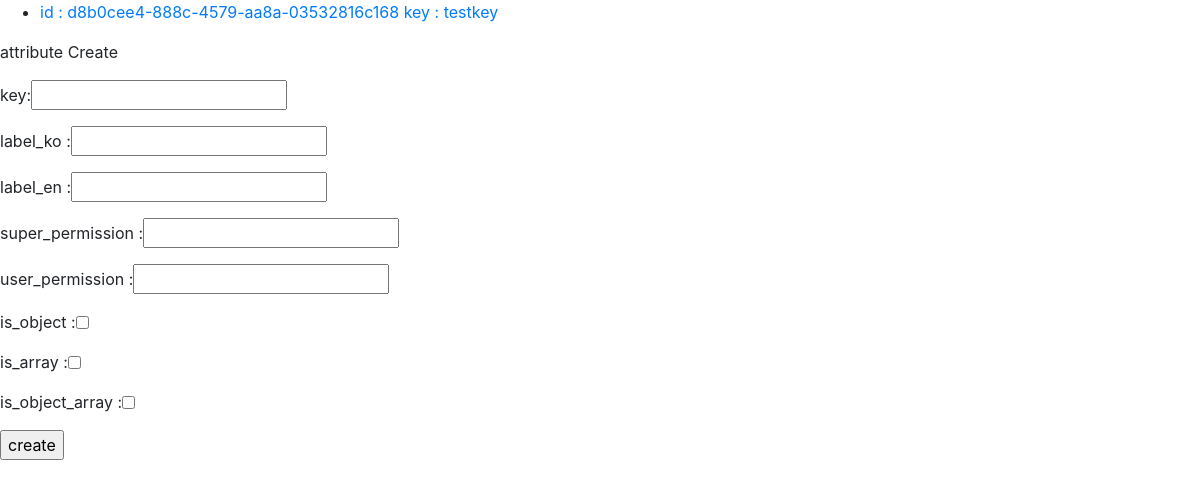
Before: /api/v1/attribute/ with the older database file.
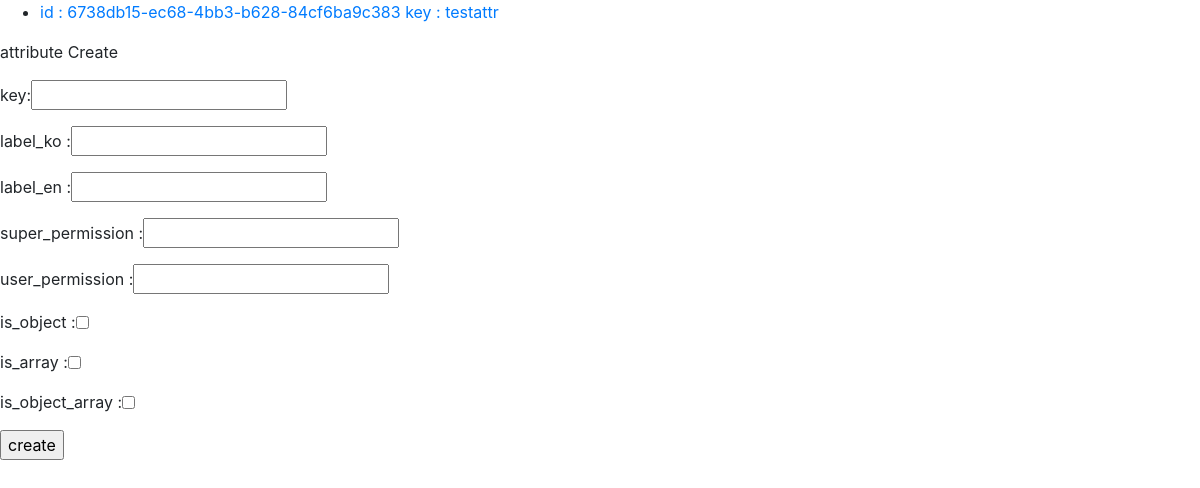
After: the same page with the newer database file.
### attribute/models.py (models this page shows)
class Attribute(models.Model):
    id = models.CharField(max_length=36, primary_key=True, default=uuid.uuid4())
    key = models.CharField(max_length=50)
    label_ko = models.CharField(max_length=50)
    label_en = models.CharField(max_length=50)
    super_permission = models.IntegerField()
    user_permission = models.IntegerField()
    is_object = models.BooleanField()
    is_array = models.BooleanField()
    is_object_array = models.BooleanField()
    created_at = models.DateTimeField(auto_now_add=True)
    updated_at = models.DateTimeField(auto_now=True)

### attribute/views.py (the view, shortened to what this page needs)
# urls.py: path('', views.attributeList),
@csrf_exempt
def attributeList(request):
    if request.method == 'GET':
        attribute_list = Attribute.objects.all()
        context = {'list': attribute_list, 'category': 'attribute'}
        return render(request, 'list2.html', context)

### templates/list2.html
{% load static %}
<link rel="stylesheet" type="text/css" href="{% static 'bootstrap.min.css' %}">
{% if list %}
  <ul>
  {% for item in list %}
  <li><a href="{{ item.id }}/">id : {{ item.id }} key : {{ item.key }}</a></li>
  {% endfor %}
  </ul>
{% else %}
  <p>{{category}}가 없습니다.</p>
{% endif %}
<form method = "POST">
    <div class = "form-inline form-group">
        <label>{{ category }} Create</label>
    </div>
    <div class = "form-inline form-group">
        <label>key: </label><label>
        <input name="key" type="text"  >
    </label>
    </div>
    <div class = "form-inline form-group">
        <label>label_ko : </label>
        <label>
            <input name="label_ko" type="text"  >
        </label>
    </div>
    <div class = "form-inline form-group">
        <label>label_en : </label>
        <label>
            <input name="label_en" type="text">
        </label>
    </div>
    <div class = "form-inline form-group">
        <label>super_permission : </label><label>
        <input name="super_permission" type="number"  >
    </label>
    </div>
    <div class = "form-inline form-group">
        <label>user_permission : </label>
        <label>
            <input name="user_permission" type="number"  >
        </label>
    </div>
    <div class = "form-inline form-group">
        <label>is_object : </label>
        <label>
            <input name="array[]" type="checkbox" value="obj" >
        </label>
    </div>
    <div class = "form-inline form-group">
        <label>is_array : </label>
        <label>
            <input name="array[]" type="checkbox" value="array" >
        </label>
    </div>
    <div class = "form-inline form-group">
        <label>is_object_array : </label>
        <label>
            <input name="array[]" type="checkbox" value="objarray" >
        </label>
    </div>
    <input type="submit" value = "create">
</form>

Changed rows visible on the page:
removed Attribute: id "d8b0cee4-888c-4579-aa8a-03532816c168", key "testkey"
added Attribute: id "6738db15-ec68-4bb3-b628-84cf6ba9c383", key "testattr"
